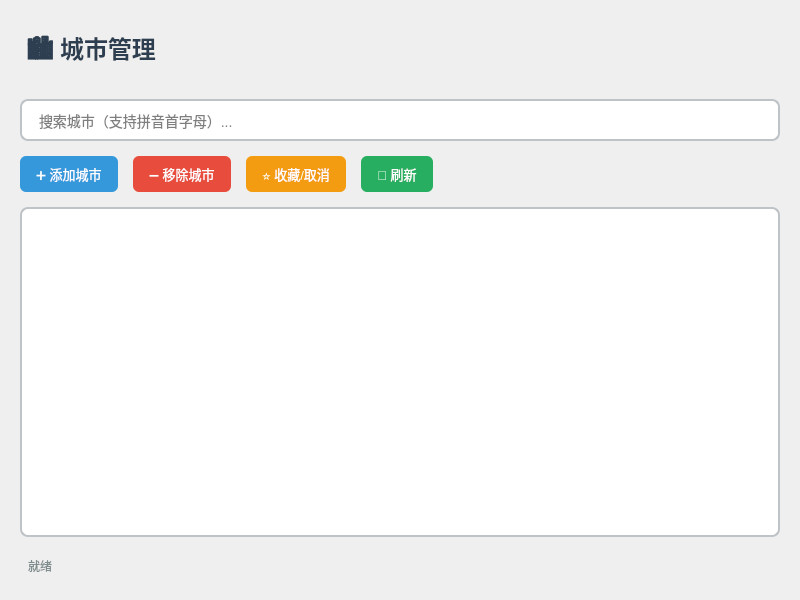
<?xml version="1.0" encoding="UTF-8"?>
<ui version="4.0">
 <class>CityWidget</class>
 <widget class="QWidget" name="CityWidget">
  <property name="geometry">
   <rect>
    <x>0</x>
    <y>0</y>
    <width>800</width>
    <height>600</height>
   </rect>
  </property>
  <layout class="QVBoxLayout" name="mainLayout">
   <property name="leftMargin">
    <number>20</number>
   </property>
   <property name="topMargin">
    <number>20</number>
   </property>
   <property name="rightMargin">
    <number>20</number>
   </property>
   <property name="bottomMargin">
    <number>20</number>
   </property>
   <property name="spacing">
    <number>15</number>
   </property>
   <item>
    <widget class="QLabel" name="titleLabel">
     <property name="text">
      <string>🏙️ 城市管理</string>
     </property>
     <property name="styleSheet">
      <string notr="true">font-size: 24px; font-weight: bold; color: #2c3e50; padding: 10px 0;</string>
     </property>
    </widget>
   </item>
   <item>
    <widget class="QLineEdit" name="searchEdit">
     <property name="placeholderText">
      <string>搜索城市（支持拼音首字母）...</string>
     </property>
     <property name="styleSheet">
      <string notr="true">QLineEdit {
    padding: 10px 15px;
    border: 2px solid #bdc3c7;
    border-radius: 8px;
    font-size: 14px;
    background: white;
}
QLineEdit:focus {
    border-color: #3498db;
}</string>
     </property>
    </widget>
   </item>
   <item>
    <layout class="QHBoxLayout" name="btnLayout">
     <item>
      <widget class="QPushButton" name="addBtn">
       <property name="text">
        <string>➕ 添加城市</string>
       </property>
       <property name="styleSheet">
        <string notr="true">QPushButton {
    padding: 8px 16px;
    border: none;
    border-radius: 6px;
    font-size: 13px;
    background-color: #3498db;
    color: white;
}
QPushButton:hover {
    background-color: #2980b9;
}
QPushButton:pressed {
    background-color: #1f6dad;
}</string>
       </property>
      </widget>
     </item>
     <item>
      <widget class="QPushButton" name="removeBtn">
       <property name="text">
        <string>➖ 移除城市</string>
       </property>
       <property name="styleSheet">
        <string notr="true">QPushButton {
    padding: 8px 16px;
    border: none;
    border-radius: 6px;
    font-size: 13px;
    background-color: #e74c3c;
    color: white;
}
QPushButton:hover {
    background-color: #c0392b;
}
QPushButton:pressed {
    background-color: #a93226;
}</string>
       </property>
      </widget>
     </item>
     <item>
      <widget class="QPushButton" name="favoriteBtn">
       <property name="text">
        <string>⭐ 收藏/取消</string>
       </property>
       <property name="styleSheet">
        <string notr="true">QPushButton {
    padding: 8px 16px;
    border: none;
    border-radius: 6px;
    font-size: 13px;
    background-color: #f39c12;
    color: white;
}
QPushButton:hover {
    background-color: #d68910;
}
QPushButton:pressed {
    background-color: #b9770e;
}</string>
       </property>
      </widget>
     </item>
     <item>
      <widget class="QPushButton" name="refreshBtn">
       <property name="text">
        <string>🔄 刷新</string>
       </property>
       <property name="styleSheet">
        <string notr="true">QPushButton {
    padding: 8px 16px;
    border: none;
    border-radius: 6px;
    font-size: 13px;
    background-color: #27ae60;
    color: white;
}
QPushButton:hover {
    background-color: #219a52;
}
QPushButton:pressed {
    background-color: #1e8449;
}</string>
       </property>
      </widget>
     </item>
     <item>
      <spacer name="horizontalSpacer">
       <property name="orientation">
        <enum>Qt::Horizontal</enum>
       </property>
       <property name="sizeHint" stdset="0">
        <size>
         <width>40</width>
         <height>20</height>
        </size>
       </property>
      </spacer>
     </item>
    </layout>
   </item>
   <item>
    <widget class="QListView" name="cityListView">
     <property name="styleSheet">
      <string notr="true">QListView {
    border: 2px solid #bdc3c7;
    border-radius: 8px;
    background: white;
    padding: 5px;
}
QListView::item {
    padding: 12px 15px;
    border-bottom: 1px solid #ecf0f1;
    border-radius: 4px;
}
QListView::item:selected {
    background-color: #3498db;
    color: white;
}
QListView::item:hover {
    background-color: #ebf5fb;
}</string>
     </property>
     <property name="alternatingRowColors">
      <bool>true</bool>
     </property>
     <property name="dragEnabled">
      <bool>true</bool>
     </property>
     <property name="dragDropMode">
      <enum>QAbstractItemView::InternalMove</enum>
     </property>
     <property name="defaultDropAction">
      <enum>Qt::MoveAction</enum>
     </property>
    </widget>
   </item>
   <item>
    <widget class="QLabel" name="statusLabel">
     <property name="text">
      <string>就绪</string>
     </property>
     <property name="styleSheet">
      <string notr="true">color: #7f8c8d; font-size: 12px; padding: 5px;</string>
     </property>
    </widget>
   </item>
  </layout>
 </widget>
 <resources/>
 <connections/>
</ui>
